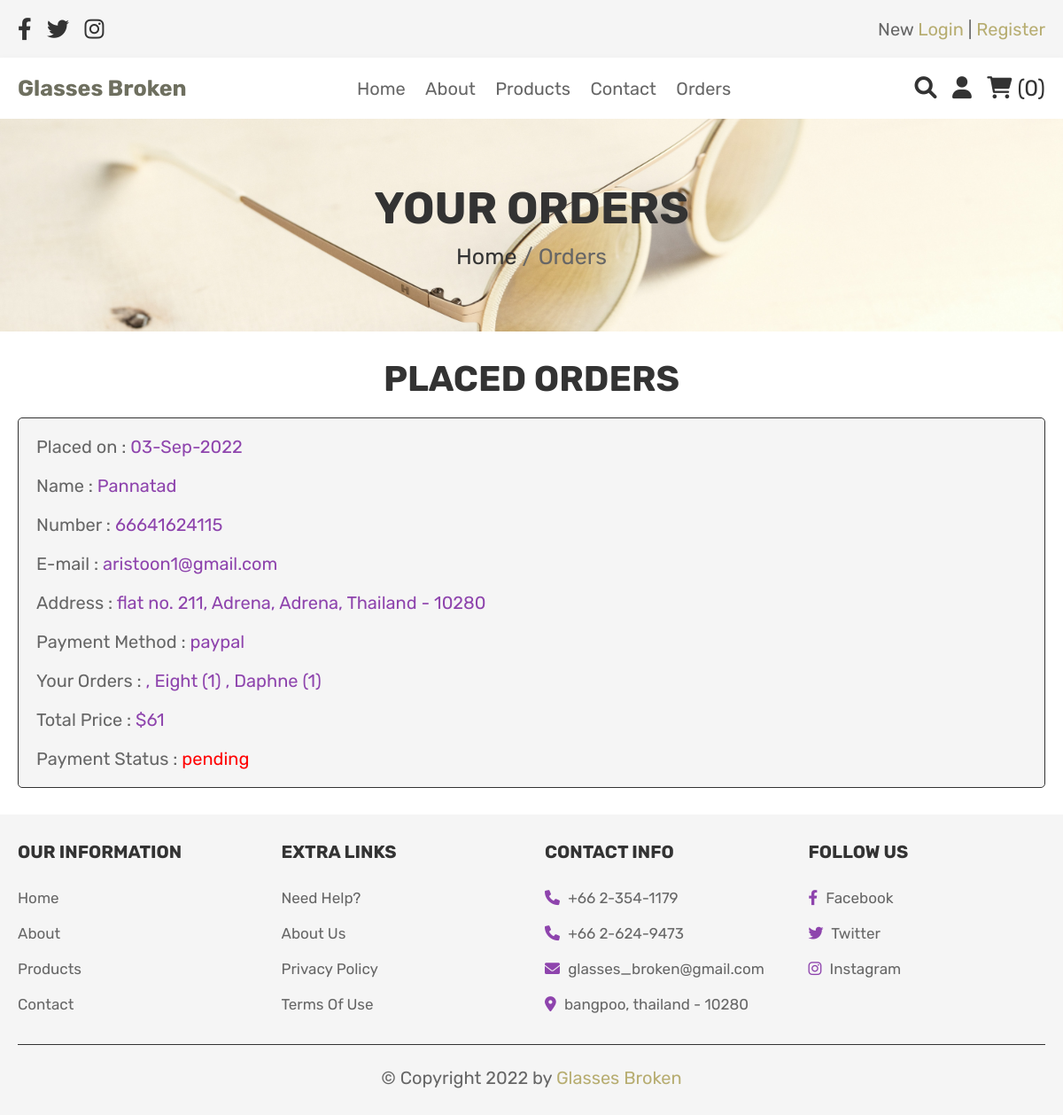
Screenshot of /orders.php (signed in) with the database file from the repository.
### tables this page shows
CREATE TABLE `orders` (
  `id` int(100) NOT NULL,
  `user_id` int(100) NOT NULL,
  `name` varchar(100) NOT NULL,
  `number` varchar(12) NOT NULL,
  `email` varchar(100) NOT NULL,
  `method` varchar(50) NOT NULL,
  `address` varchar(500) NOT NULL,
  `total_products` varchar(1000) NOT NULL,
  `total_price` int(100) NOT NULL,
  `placed_on` varchar(50) NOT NULL,
  `payment_status` varchar(20) NOT NULL DEFAULT 'pending'
);

### orders.php (the view, shortened to what this page needs)
<?php
include 'config.php';
$user_id = $_SESSION['user_id'];
?>
<!DOCTYPE html>
<html lang="en">
<head>
   <link rel="stylesheet" href="https://cdnjs.cloudflare.com/ajax/libs/font-awesome/6.0.0/css/all.min.css">
   <link rel="stylesheet" href="css/style.css">
</head>
<body>
<?php include 'header.php'; ?>
<div class="heading">
   <h3>your orders</h3>
   <p> <a href="home.php">Home</a> / Orders </p>
</div>
<section class="placed-orders">
   <h1 class="title">placed orders</h1>
   <div class="box-container">
      <?php
         $order_query = mysqli_query($conn, "SELECT * FROM `orders` WHERE user_id = '$user_id'") or die('query failed');
         if(mysqli_num_rows($order_query) > 0){
            while($fetch_orders = mysqli_fetch_assoc($order_query)){
      ?>
      <div class="box">
         <p> Placed on : <span><?php echo $fetch_orders['placed_on']; ?></span> </p>
         <p> Name : <span><?php echo $fetch_orders['name']; ?></span> </p>
         <p> Number : <span><?php echo $fetch_orders['number']; ?></span> </p>
         <p> E-mail : <span><?php echo $fetch_orders['email']; ?></span> </p>
         <p> Address : <span><?php echo $fetch_orders['address']; ?></span> </p>
         <p> Payment Method : <span><?php echo $fetch_orders['method']; ?></span> </p>
         <p> Your Orders : <span><?php echo $fetch_orders['total_products']; ?></span> </p>
         <p> Total Price : <span>$<?php echo $fetch_orders['total_price']; ?></span> </p>
         <p> Payment Status : <span style="color:<?php if($fetch_orders['payment_status'] == 'pending'){ echo 'red'; }else{ echo 'green'; } ?>;"><?php echo $fetch_orders['payment_status']; ?></span> </p>
         </div>
      <?php
       }
      }else{
         echo '<p class="empty">No orders placed yet!</p>';
      }
      ?>
   </div>
</section>
<?php include 'footer.php'; ?>
</body>
</html>

### css/style.css (style rules this page uses)
:root { --purple:#8e44ad; --red:#c0392b; --orange:#f39c12; --black:#333; --white:#fff; --light-color:#666; --light-white:#ccc; --light-bg:#f5f5f5; --g:#6E6F5F; --g4:#E7DA8E; --l1:#D4D4D4; --l2:#1D1D1E; --l3:#B7AD71; --l4:#B7AD71; --border:.1rem solid var(--black); --box-shadow:0 .5rem 1rem rgba(0,0,0,.1); }
* { font-family: 'Rubik', sans-serif; margin:0; padding:0; box-sizing: border-box; outline: none; border:none; text-decoration: none; transition:all .2s linear; }
html { font-size: 62.5%; overflow-x: hidden; }
section { padding:3rem 2rem; }
.title { text-align: center; margin-bottom: 2rem; text-transform: uppercase; color:var(--black); font-size: 4rem; }
.heading { min-height: 30vh; display: flex; flex-flow: column; align-items: center; justify-content: center; gap:1rem; background: url(../images/g5.jpg) no-repeat; background-size: cover; background-position: center; text-align: center; }
.heading h3 { font-size: 5rem; color:var(--black); text-transform: uppercase; }
.heading p { font-size: 2.5rem; color:var(--light-color); }
.heading p a { color:var(--black); }
.placed-orders .box-container { max-width: 1200px; margin:0 auto; display:flex; flex-wrap: wrap; align-items: center; gap:1.5rem; }
.placed-orders .box-container .box { flex:1 1 40rem; border-radius: .5rem; padding:2rem; border:var(--border); background-color: var(--light-bg); padding:1rem 2rem; }
.placed-orders .box-container .box p { padding:1rem 0; font-size: 2rem; color:var(--light-color); }
.placed-orders .box-container .box p span { color:var(--purple); }

### rows the page displays
orders: placed_on "03-Sep-2022", name "Pannatad", number "66641624115", email "aristoon1@gmail.com", address "flat no. 211, Adrena, Adrena, Thailand - 10280", method "paypal", total_products ", Eight (1) , Daphne (1)", total_price "61", payment_status "pending"

### other values shown
$cart_rows_number "0"
